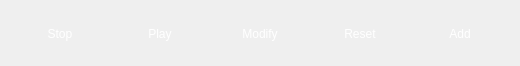
<?xml version="1.0" encoding="UTF-8"?>
<ui version="4.0">
 <class>VirtualRobotBottomWidget</class>
 <widget class="QWidget" name="VirtualRobotBottomWidget">
  <property name="geometry">
   <rect>
    <x>0</x>
    <y>0</y>
    <width>520</width>
    <height>66</height>
   </rect>
  </property>
  <property name="windowTitle">
   <string>Form</string>
  </property>
  <property name="styleSheet">
   <string notr="true"/>
  </property>
  <layout class="QHBoxLayout" name="horizontalLayout">
   <property name="spacing">
    <number>0</number>
   </property>
   <property name="leftMargin">
    <number>0</number>
   </property>
   <property name="topMargin">
    <number>3</number>
   </property>
   <property name="rightMargin">
    <number>0</number>
   </property>
   <property name="bottomMargin">
    <number>0</number>
   </property>
   <item>
    <widget class="QToolButton" name="stopBtn">
     <property name="sizePolicy">
      <sizepolicy hsizetype="Minimum" vsizetype="Minimum">
       <horstretch>0</horstretch>
       <verstretch>0</verstretch>
      </sizepolicy>
     </property>
     <property name="minimumSize">
      <size>
       <width>80</width>
       <height>56</height>
      </size>
     </property>
     <property name="maximumSize">
      <size>
       <width>80</width>
       <height>56</height>
      </size>
     </property>
     <property name="styleSheet">
      <string notr="true">border:none;
background-color:transparent;
color: rgb(255, 255, 255);</string>
     </property>
     <property name="text">
      <string>Stop</string>
     </property>
     <property name="icon">
      <iconset>
       <normalon>:/image/res/image/virtualRobotBottom/ic_stop.png</normalon>
       <disabledon>:/image/res/image/virtualRobotBottom/ic_stop_disable.png</disabledon>
      </iconset>
     </property>
     <property name="iconSize">
      <size>
       <width>24</width>
       <height>24</height>
      </size>
     </property>
     <property name="toolButtonStyle">
      <enum>Qt::ToolButtonTextUnderIcon</enum>
     </property>
    </widget>
   </item>
   <item>
    <widget class="QToolButton" name="playBtn">
     <property name="sizePolicy">
      <sizepolicy hsizetype="Minimum" vsizetype="Minimum">
       <horstretch>0</horstretch>
       <verstretch>0</verstretch>
      </sizepolicy>
     </property>
     <property name="maximumSize">
      <size>
       <width>80</width>
       <height>56</height>
      </size>
     </property>
     <property name="styleSheet">
      <string notr="true">border:none;
background-color:transparent;
color: rgb(255, 255, 255);</string>
     </property>
     <property name="text">
      <string>Play</string>
     </property>
     <property name="icon">
      <iconset>
       <normalon>:/image/res/image/virtualRobotBottom/ic_play.png</normalon>
       <disabledon>:/image/res/image/virtualRobotBottom/ic_play_disable.png</disabledon>
      </iconset>
     </property>
     <property name="iconSize">
      <size>
       <width>24</width>
       <height>24</height>
      </size>
     </property>
     <property name="toolButtonStyle">
      <enum>Qt::ToolButtonTextUnderIcon</enum>
     </property>
    </widget>
   </item>
   <item>
    <widget class="QToolButton" name="modifyBtn">
     <property name="sizePolicy">
      <sizepolicy hsizetype="Minimum" vsizetype="Minimum">
       <horstretch>0</horstretch>
       <verstretch>0</verstretch>
      </sizepolicy>
     </property>
     <property name="maximumSize">
      <size>
       <width>80</width>
       <height>56</height>
      </size>
     </property>
     <property name="styleSheet">
      <string notr="true">border:none;
background-color:transparent;
color: rgb(255, 255, 255);</string>
     </property>
     <property name="text">
      <string>Modify</string>
     </property>
     <property name="icon">
      <iconset>
       <normalon>:/image/res/image/virtualRobotBottom/ic_change.png</normalon>
       <disabledon>:/image/res/image/virtualRobotBottom/ic_change_disable.png</disabledon>
      </iconset>
     </property>
     <property name="iconSize">
      <size>
       <width>24</width>
       <height>24</height>
      </size>
     </property>
     <property name="toolButtonStyle">
      <enum>Qt::ToolButtonTextUnderIcon</enum>
     </property>
    </widget>
   </item>
   <item>
    <widget class="QToolButton" name="resetBtn">
     <property name="sizePolicy">
      <sizepolicy hsizetype="Minimum" vsizetype="Minimum">
       <horstretch>0</horstretch>
       <verstretch>0</verstretch>
      </sizepolicy>
     </property>
     <property name="maximumSize">
      <size>
       <width>80</width>
       <height>56</height>
      </size>
     </property>
     <property name="styleSheet">
      <string notr="true">border:none;
background-color:transparent;
color: rgb(255, 255, 255);</string>
     </property>
     <property name="text">
      <string>Reset</string>
     </property>
     <property name="icon">
      <iconset>
       <normalon>:/image/res/image/virtualRobotBottom/ic_reset.png</normalon>
       <disabledon>:/image/res/image/virtualRobotBottom/ic_reset_disable.png</disabledon>
      </iconset>
     </property>
     <property name="iconSize">
      <size>
       <width>24</width>
       <height>24</height>
      </size>
     </property>
     <property name="toolButtonStyle">
      <enum>Qt::ToolButtonTextUnderIcon</enum>
     </property>
    </widget>
   </item>
   <item>
    <widget class="QToolButton" name="addBtn">
     <property name="sizePolicy">
      <sizepolicy hsizetype="Minimum" vsizetype="Minimum">
       <horstretch>0</horstretch>
       <verstretch>0</verstretch>
      </sizepolicy>
     </property>
     <property name="maximumSize">
      <size>
       <width>80</width>
       <height>56</height>
      </size>
     </property>
     <property name="styleSheet">
      <string notr="true">border:none;
background-color:transparent;
color: rgb(255, 255, 255);</string>
     </property>
     <property name="text">
      <string>Add</string>
     </property>
     <property name="icon">
      <iconset>
       <normalon>:/image/res/image/virtualRobotBottom/ic_add.png</normalon>
       <disabledon>:/image/res/image/virtualRobotBottom/ic_add_disable.png</disabledon>
      </iconset>
     </property>
     <property name="iconSize">
      <size>
       <width>24</width>
       <height>24</height>
      </size>
     </property>
     <property name="toolButtonStyle">
      <enum>Qt::ToolButtonTextUnderIcon</enum>
     </property>
    </widget>
   </item>
  </layout>
 </widget>
 <resources/>
 <connections/>
</ui>
